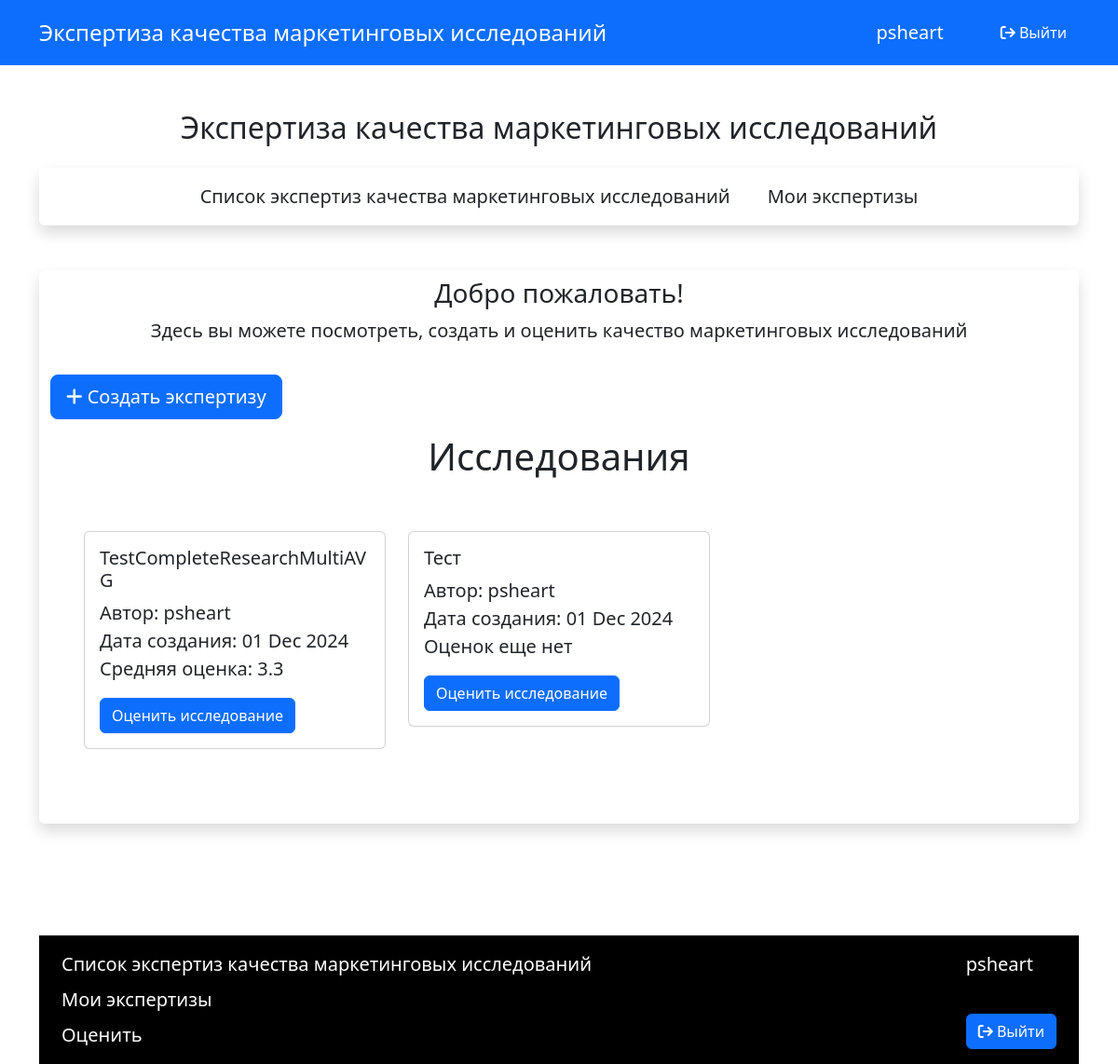
The page /my_researches/ (signed in) on the database as committed earlier.
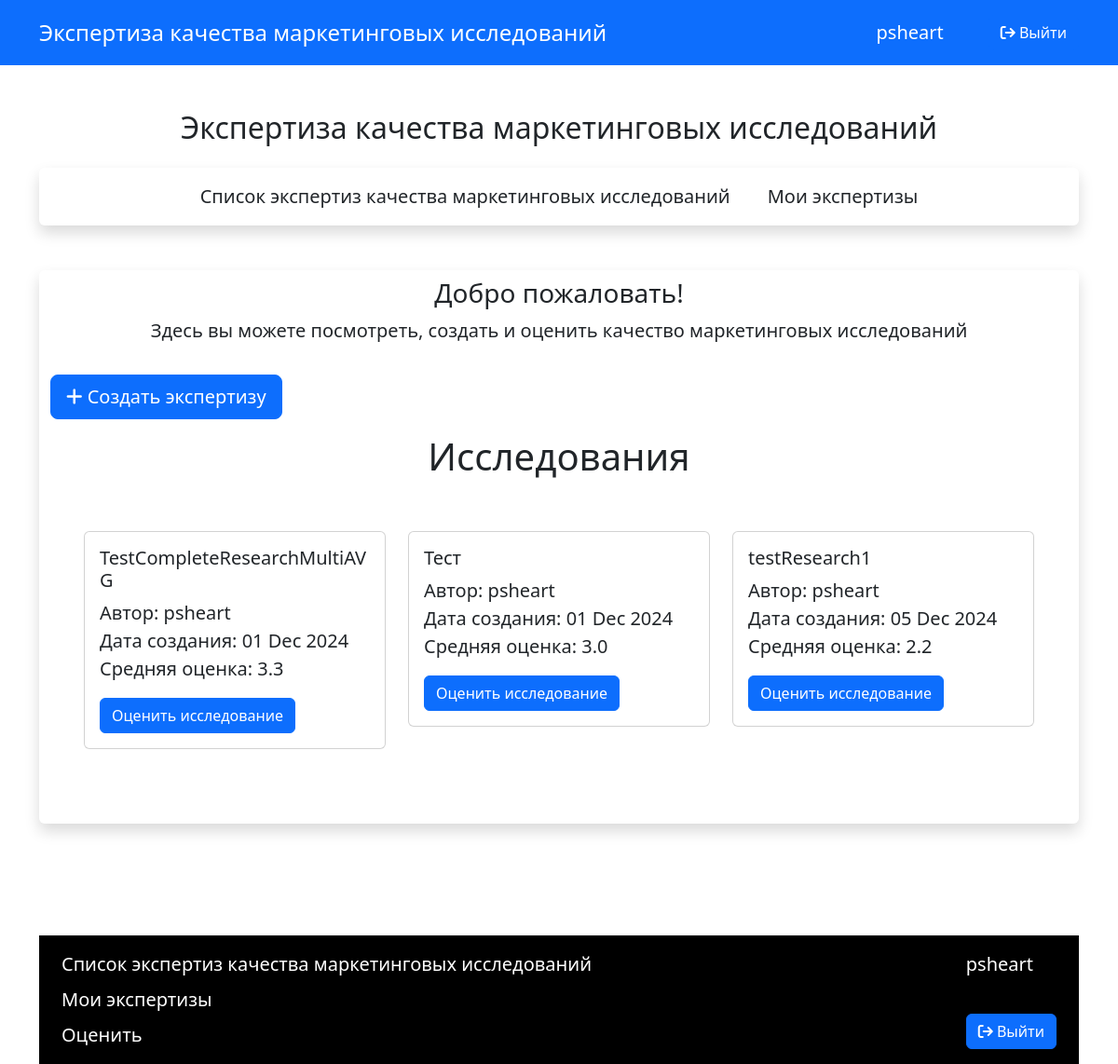
The same page on the database as committed later.
### research/models.py (models this page shows, shortened)
class Research(models.Model):
    title = models.CharField(max_length=255, )
    pdf_document = models.FileField(upload_to='media/research_pdfs/')
    participants = models.ManyToManyField(User, related_name='researches')
    created_at = models.DateTimeField(auto_now_add=True)
    author = models.ForeignKey(settings.AUTH_USER_MODEL, on_delete=models.CASCADE, related_name='authored_researches', null=True)
    is_completed = models.BooleanField(default=False)
    def average_rating(self):
        parameters = Parameter.objects.filter(aspect__research=self)
        ratings = Rating.objects.filter(parameter__in=parameters)
        if not ratings.exists():
            return 0
        average_score = ratings.aggregate(Avg('score'))['score__avg']
        return round(average_score, 1) if average_score is not None else 0

### research/views.py (the view)
# urls.py: path('my_researches/', my_researches, name='my_researches'),
def my_researches(request):
    researches = Research.objects.filter(author=request.user)
    return render(request, 'research/my_research.html', {'researches': researches})

### templates/research/my_research.html (shortened to what this page needs)
{% extends 'core/base.html' %}
{% block content %}
<section class="pt-5">
    <div class="container-xl d-flex flex-column gap-3">
        <h2 class="text-center h-2 section_title">Экспертиза качества маркетинговых исследований</h2>
        <ul class="nav justify-content-center gap-2 shadow rounded-2 fs-5 py-2">
            <li class="nav-item">
                <a class="nav-link text-dark link-hover" href="{% url 'research_list' %}">Список экспертиз качества маркетинговых исследований</a>
            </li>
            <li class="nav-item">
                <a class="nav-link active text-dark link-hover link-active" aria-current="page" href="#">Мои экспертизы</a>
            </li>
        </ul>
    </div>
</section>
<section class = "pt-5">
    <div class="container-xl d-flex flex-column gap-3 ">
       <div class = "shadow rounded-2  fs-5 py-2">
          <h3 class="text-center h-2 section_title ">Добро пожаловать!</h3>
          <p class="text-center h-2 section_title "> Здесь вы можете посмотреть, создать и оценить качество маркетинговых исследований </p>
          <div class = "container d-flex fs-5 py-3 ">
            <a href=" {% if user.is_authenticated and user.is_active %} {% url 'create_research' %} {% else %} {% url 'login' %} {% endif %} " class="btn btn-primary btn-lg" tabindex="-1" role="button" aria-disabled="true">
                <i class="fa-solid fa-plus"></i>
                <span>Создать экспертизу</span>
            </a>
          </div>
            <h1 class="text-center">Исследования</h1>
            <div class="row p-5">
                {% for research in researches %}
                <div class="col-md-4 mb-4">
                    <div class="card">
                        <div class="card-body">
                            <h5 class="card-title">{{ research.title }}</h5>
                            <p class="card-text">
                                Автор: {{ research.author.username }}<br>
                                Дата создания: {{ research.created_at|date:"d M Y" }}<br>
                                {% if research.ratings.count > 0 %}
                                Средняя оценка: {{ research.average_rating }}
                                {% else %}
                                Оценок еще нет
                                {% endif %}
                            </p>
                            {% if user.is_authenticated %}
                            <a href="{% url 'rate_aspect' research.id %}" class="btn btn-primary">Оценить исследование</a>
                            {% endif %}
                        </div>
                    </div>
                </div>
                {% endfor %}
            </div>
        </div>
{% include 'core/pagination.html' %}
{% endblock content %}

Rows that differ between the two databases and show on the page:
shown differently, row unchanged: Research "Тест": average_rating (not shown) → "3.0"; text "Оценок еще нет" → "Средняя оценка:"
added Research: title "testResearch1", author.username "psheart", created_at "05 Dec 2024", average_rating "2.2"
